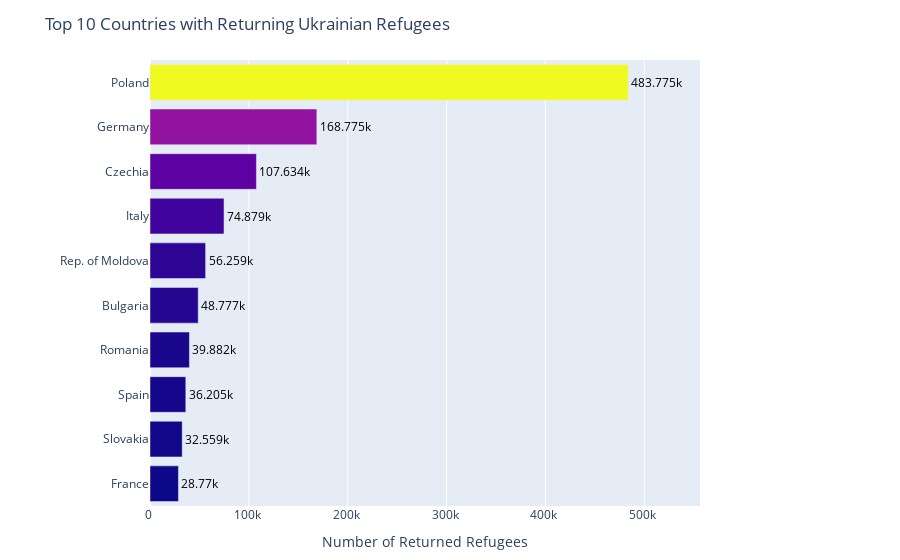

Notebook code for this chart:
### Code cell
def plot_top_returned_refugees(data):
    """
    Creates a horizontal bar plot of top 10 countries by returned refugee count.
    """
    # Aggregate and sort return data
    data = data.copy(deep=True)[~data['asylum_country_iso'].isin(['UNK'])]

    top_countries = (
        data.groupby(['asylum_country', 'asylum_country_iso'], as_index=False)
        .agg(total_returns=('returned_refugees', 'sum'))
        .sort_values('total_returns', ascending=False)
        .head(10)
        .sort_values('total_returns', ascending=True)
    )

    # Create plot with SI formatting
    fig = px.bar(
        top_countries,
        x='total_returns',
        y='asylum_country',
        orientation='h',
        text='total_returns',
        hover_data={'asylum_country_iso': True, 'total_returns': ':,', 'asylum_country': False},
        color='total_returns',
        color_continuous_scale=px.colors.sequential.Plasma,
        title='Top 10 Countries with Returning Ukrainian Refugees',
        labels={'total_returns': 'Number of Returned Refugees', 'asylum_country': ''}
    )

    # Customize layout
    max_returns = top_countries['total_returns'].max()
    fig.update_layout(
        margin={"r": 200, "t": 60, "l": 150, "b": 40},
        coloraxis_showscale=False,
        yaxis={'categoryorder': 'total ascending'},
        xaxis={
            'showgrid': True,
            'ticksuffix': ' ',
            'tickformat': '~s',
            'range': [0, max_returns * 1.15]
        },
        hoverlabel={'bgcolor': 'white'}
    )

    # Format numbers and text
    fig.update_traces(
        texttemplate='%{text:~s}',
        textposition='outside',
        textfont_size=12,
        hovertemplate='<b>%{y}</b> (%{customdata[0]})<br>Returned Refugees: %{x:,}<extra></extra>',
        textfont_color='black'
    )

    # Save and show
    fig.show()
    fig.write_image('img/top_10_returned_refugees.png',
                   scale=2,
                   width=1600,
                   height=800)

plot_top_returned_refugees(ua_displacement_cleaned)

### Figure 1 — Plotly figure (JSON) as saved in the notebook; plotly's stock layout.template omitted (floating-point values rounded to 4 significant figures)
{"data": [{"alignmentgroup": "True", "customdata": [["FRA"], ["SVK"], ["ESP"], ["ROU"], ["BGR"], ["MDA"], ["ITA"], ["CZE"], ["DEU"], ["POL"]], "hovertemplate": "<b>%{y}</b> (%{customdata[0]})<br>Returned Refugees: %{x:,}<extra></extra>", "legendgroup": "", "marker": {"color": [28770, 32559, 36205, 39882, 48777, 56259, 74879, 107634, 168775, 483775], "coloraxis": "coloraxis", "pattern": {"shape": ""}}, "name": "", "offsetgroup": "", "orientation": "h", "showlegend": false, "text": [28770, 32559, 36205, 39882, 48777, 56259, 74879, 107634, 168775, 483775], "textfont": {"color": "black", "size": 12}, "textposition": "outside", "texttemplate": "%{text:~s}", "type": "bar", "x": [28770, 32559, 36205, 39882, 48777, 56259, 74879, 107634, 168775, 483775], "xaxis": "x", "y": ["France", "Slovakia", "Spain", "Romania", "Bulgaria", "Rep. of Moldova", "Italy", "Czechia", "Germany", "Poland"], "yaxis": "y"}], "layout": {"barmode": "relative", "coloraxis": {"colorbar": {"title": {"text": "Number of Returned Refugees"}}, "colorscale": [[0, "#0d0887"], [0.1111, "#46039f"], [0.2222, "#7201a8"], [0.3333, "#9c179e"], [0.4444, "#bd3786"], [0.5556, "#d8576b"], [0.6667, "#ed7953"], [0.7778, "#fb9f3a"], [0.8889, "#fdca26"], [1, "#f0f921"]], "showscale": false}, "hoverlabel": {"bgcolor": "white"}, "legend": {"tracegroupgap": 0}, "margin": {"b": 40, "l": 150, "r": 200, "t": 60}, "title": {"text": "Top 10 Countries with Returning Ukrainian Refugees"}, "xaxis": {"anchor": "y", "domain": [0, 1], "range": [0, 556300.0], "showgrid": true, "tickformat": "~s", "ticksuffix": " ", "title": {"text": "Number of Returned Refugees"}}, "yaxis": {"anchor": "x", "categoryorder": "total ascending", "domain": [0, 1], "title": {"text": ""}}}}
